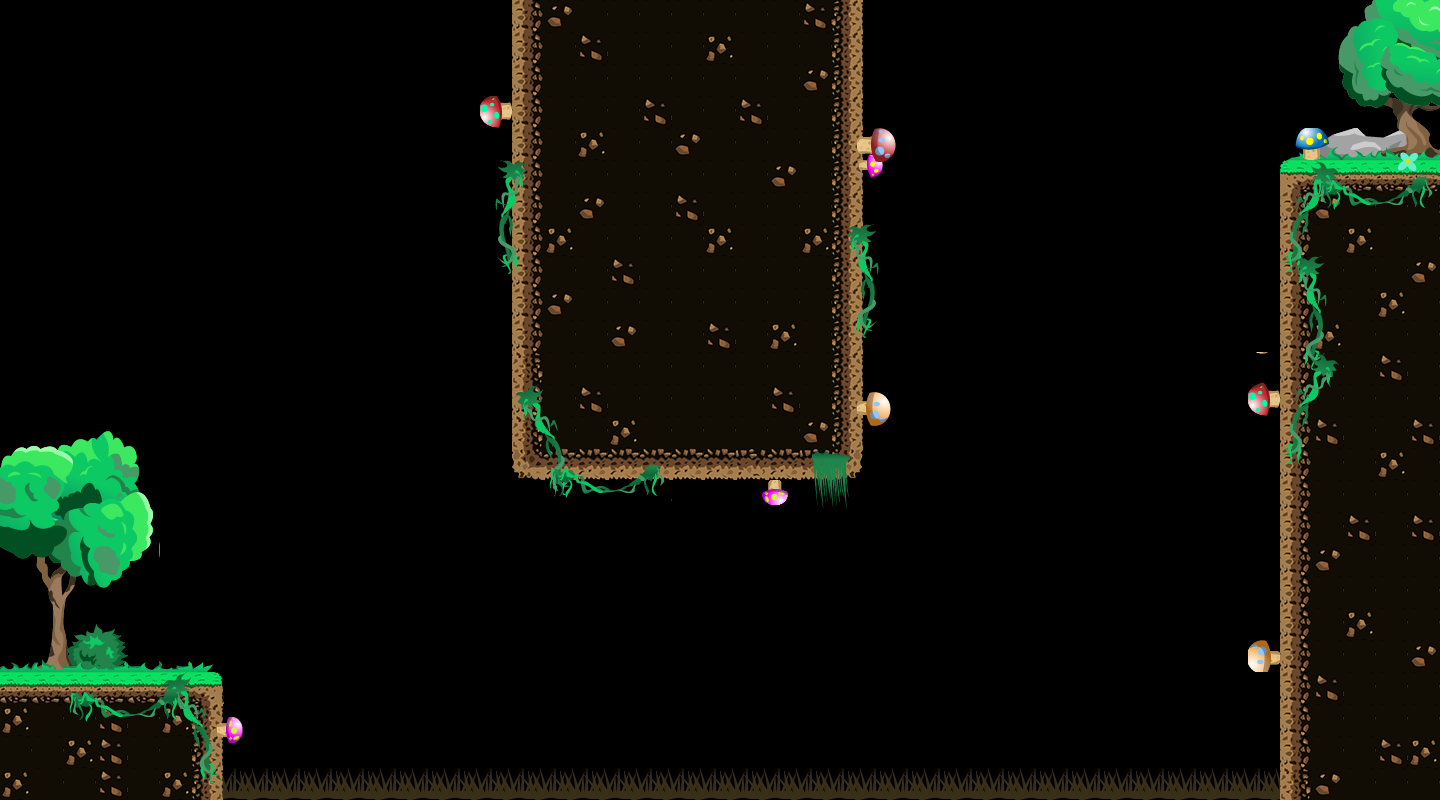

Below is a game level as drawn by its tile map, then a one-line description and the .tmx that defines it (tile-layer data replaced by summaries):
An orthogonal 45x25 tile map with 32x32 px tiles, 9 tile layers (шипы, шипы2, земля, декор1, ...) and 17 objects (9x surface, 2x surface , death, finish, start).

<map version="1.10" tiledversion="1.10.1" orientation="orthogonal" renderorder="right-down" width="45" height="25" tilewidth="32" tileheight="32" infinite="0" nextlayerid="12" nextobjectid="22">
 <tileset firstgid="1" name="newTileset" tilewidth="32" tileheight="32" tilecount="832" columns="32">
  <image source="newTileset.png" width="1024" height="832" />
 </tileset>
 <layer id="3" name="шипы" width="45" height="25">
  <data>[1125 cells, 34 non-empty, 2 distinct tile ids]</data>
 </layer>
 <layer id="4" name="шипы2" width="45" height="25">
  <data>[1125 cells, 35 non-empty, 2 distinct tile ids]</data>
 </layer>
 <layer id="2" name="земля" width="45" height="25">
  <data>[1125 cells, 293 non-empty, 15 distinct tile ids]</data>
 </layer>
 <layer id="5" name="декор1" width="45" height="25">
  <data>[1125 cells, 32 non-empty, 24 distinct tile ids]</data>
 </layer>
 <layer id="6" name="декор2" width="45" height="25">
  <data>[1125 cells, 54 non-empty, 37 distinct tile ids]</data>
 </layer>
 <layer id="7" name="декор3" width="45" height="25">
  <data>[1125 cells, 60 non-empty, 60 distinct tile ids]</data>
 </layer>
 <layer id="8" name="декор4" width="45" height="25">
  <data>[1125 cells, 12 non-empty, 7 distinct tile ids]</data>
 </layer>
 <layer id="9" name="декор5" width="45" height="25">
  <data>[1125 cells, 20 non-empty, 12 distinct tile ids]</data>
 </layer>
 <layer id="10" name="декор6" width="45" height="25">
  <data>[1125 cells, 10 non-empty, 10 distinct tile ids]</data>
 </layer>
 <objectgroup id="11" name="collisions">
  <object id="1" x="0.333333" y="695.583" width="200" height="104.417" />
  <object id="2" name="death" x="223.706" y="768.464" width="1053.92" height="31.5455" />
  <object id="3" x="1302.5" y="188.167" width="136.833" height="611" />
  <object id="4" x="533.833" y="0.5" width="305.667" height="455.333" />
  <object id="7" name="surface" x="-100.667" y="-51" width="11.6667" height="730" />
  <object id="10" name="surface" x="-112.833" y="-87.8333" width="615.833" height="20.1667" />
  <object id="11" name="finish" x="1405" y="133.333" />
  <object id="12" name="start" x="32" y="627" />
  <object id="13" name="surface" x="864.25" y="-95.25" width="675.833" height="20.1667" />
  <object id="14" name="surface" x="1527.17" y="-56.6364" width="10.7273" height="223.909" />
  <object id="15" name="surface" x="1280" y="187.5" width="20.25" height="581.25" />
  <object id="16" name="surface" x="1280.75" y="165.75" width="240.667" height="20" />
  <object id="17" name="surface" x="511.75" y="-85" width="20.5" height="555.5" />
  <object id="18" name="surface " x="534.25" y="458" width="311.25" height="20" />
  <object id="19" name="surface " x="840.75" y="-92.3333" width="20.75" height="548.583" />
  <object id="20" name="surface" x="-82.5" y="673" width="302" height="20.75" />
  <object id="21" name="surface" x="201.75" y="696" width="20.25" height="71" />
 </objectgroup>
</map>
